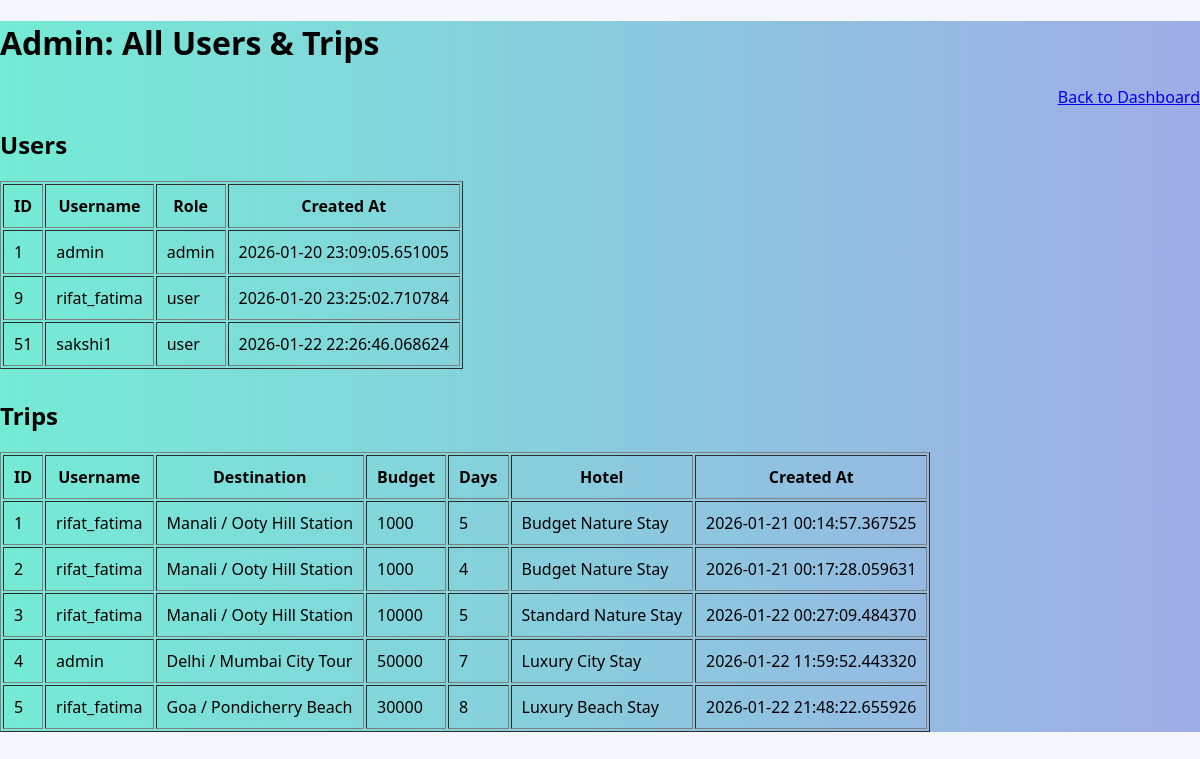
Page /admin_history (signed in) on the committed database.
### tables this page shows
CREATE TABLE users (
            id INTEGER PRIMARY KEY AUTOINCREMENT,
            username TEXT UNIQUE,
            password TEXT,
            role TEXT,
            created_at TEXT,
            last_login TEXT
        );

CREATE TABLE trips (
            id INTEGER PRIMARY KEY AUTOINCREMENT,
            username TEXT,
            destination TEXT,
            budget INTEGER,
            days INTEGER,
            hotel TEXT,
            created_at TEXT
        );

### app.py (the view)
@app.route("/admin_history")
def admin_history():
    if "user" not in session:
        return redirect("/login")
    username = session["user"]
    db = get_db()
    user = db.execute("SELECT role FROM users WHERE username=?", (username,)).fetchone()
    if not user or user[0] != "admin":
        db.close()
        return "Access Denied. Only admin can view this page."
    users = db.execute("SELECT id, username, role, created_at, last_login FROM users").fetchall()
    trips = db.execute("SELECT id, username, destination, budget, days, hotel, created_at FROM trips").fetchall()
    db.close()
    return render_template("admin_history.html", users=users, trips=trips)

### app.py (called while the page is built)
def get_db():
    conn = sqlite3.connect("database.db")
    conn.execute("""
        CREATE TABLE IF NOT EXISTS users (
            id INTEGER PRIMARY KEY AUTOINCREMENT,
            username TEXT UNIQUE,
            password TEXT,
            role TEXT,
            created_at TEXT,
            last_login TEXT
        )
    """)
    conn.execute("""
        CREATE TABLE IF NOT EXISTS trips (
            id INTEGER PRIMARY KEY AUTOINCREMENT,
            username TEXT,
            destination TEXT,
            budget INTEGER,
            days INTEGER,
            hotel TEXT,
            created_at TEXT
        )
    """)
    return conn

### templates/admin_history.html (shortened to what this page needs)
<!DOCTYPE html>
<html>
<head>
    <link rel="stylesheet" href="/static/style.css">
</head>
<body>
<div class="conti">
    <h1>Admin: All Users & Trips</h1>
    <p style="text-align:right;"><a href="/dashboard">Back to Dashboard</a></p>
    <h2>Users</h2>
    <table border="1" cellpadding="10">
        <tr>
            <th>ID</th><th>Username</th><th>Role</th><th>Created At</th>
        </tr>
        {% for user in users %}
        <tr>
            <td>{{ user[0] }}</td>
            <td>{{ user[1] }}</td>
            <td>{{ user[2] }}</td>
            <td>{{ user[3] }}</td>
        </tr>
        {% endfor %}
    </table>
    <h2 style="margin-top:30px;">Trips</h2>
    <table border="1" cellpadding="10">
        <tr>
            <th>ID</th><th>Username</th><th>Destination</th><th>Budget</th><th>Days</th><th>Hotel</th><th>Created At</th>
        </tr>
        {% for trip in trips %}
        <tr>
            <td>{{ trip[0] }}</td>
            <td>{{ trip[1] }}</td>
            <td>{{ trip[2] }}</td>
            <td>{{ trip[3] }}</td>
            <td>{{ trip[4] }}</td>
            <td>{{ trip[5] }}</td>
            <td>{{ trip[6] }}</td>
        </tr>
        {% endfor %}
    </table>
</div>
</body>
</html>

### static/style.css (style rules this page uses)
body { margin: 0; font-family: 'Segoe UI', sans-serif; min-height: 100vh; background-color: #f4f6fb; }
.conti { background: linear-gradient(to right, #74ebd5, #9face6); }

### rows in the picture
users: id "1", username "admin", role "admin", created_at "2026-01-20 23:09:05.651005"
users: id "9", username "rifat_fatima", role "user", created_at "2026-01-20 23:25:02.710784"
users: id "51", username "sakshi1", role "user", created_at "2026-01-22 22:26:46.068624"
trips: id "1", username "rifat_fatima", destination "Manali / Ooty Hill Station", budget "1000", days "5", hotel "Budget Nature Stay", created_at "2026-01-21 00:14:57.367525"
trips: id "2", username "rifat_fatima", destination "Manali / Ooty Hill Station", budget "1000", days "4", hotel "Budget Nature Stay", created_at "2026-01-21 00:17:28.059631"
trips: id "3", username "rifat_fatima", destination "Manali / Ooty Hill Station", budget "10000", days "5", hotel "Standard Nature Stay", created_at "2026-01-22 00:27:09.484370"
trips: id "4", username "admin", destination "Delhi / Mumbai City Tour", budget "50000", days "7", hotel "Luxury City Stay", created_at "2026-01-22 11:59:52.443320"
trips: id "5", username "rifat_fatima", destination "Goa / Pondicherry Beach", budget "30000", days "8", hotel "Luxury Beach Stay", created_at "2026-01-22 21:48:22.655926"
